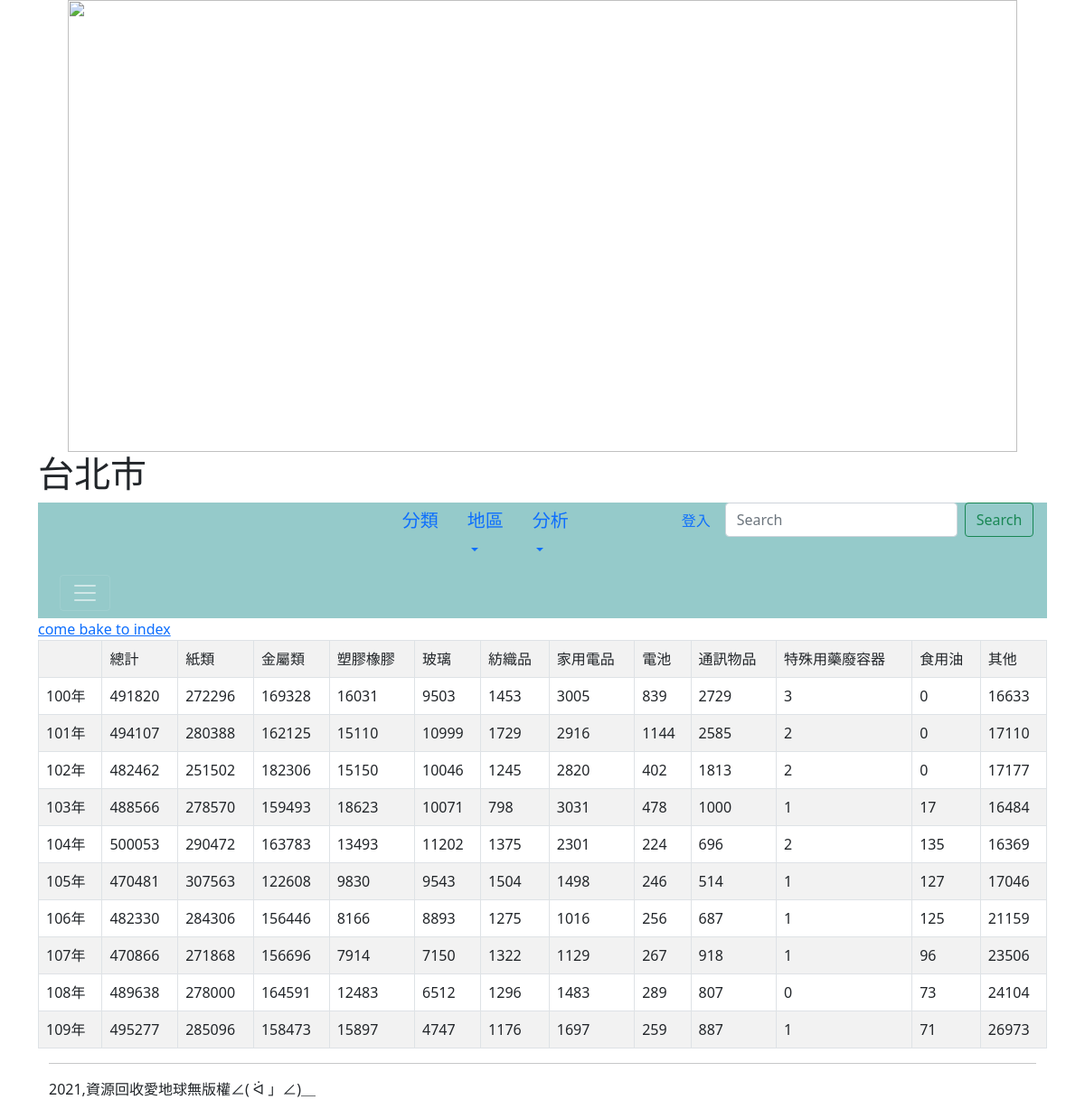
The app's page /taipei/ with its own data.
### mysite/models.py (models this page shows, shortened)
class Type(models.Model):
	年度 = models.CharField(max_length=200)
	地區 =models.CharField(max_length=200)
	總計 = models.PositiveIntegerField(default=0)
	紙類 = models.PositiveIntegerField(default=0)
	金屬類 = models.PositiveIntegerField(default=0)
	塑膠橡膠= models.PositiveIntegerField(default=0)
	玻璃 = models.PositiveIntegerField(default=0)
	紡織品 = models.PositiveIntegerField(default=0)
	家用電品 = models.PositiveIntegerField(default=0)
	電池 = models.PositiveIntegerField(default=0)
	通訊物品 = models.PositiveIntegerField(default=0)
	特殊用藥廢容器 = models.PositiveIntegerField(default=0)
	食用油 = models.PositiveIntegerField(default=0)
	其他 = models.PositiveIntegerField(default=0)

### mysite/views.py (the view)
# urls.py: path('taipei/',taipei),
def taipei(request):
	types=Type.objects.all()
	types3=Type.objects.filter(地區="臺北市")
	return render(request, "taipei.html", locals())

### templates/taipei.html (shortened to what this page needs)
{% extends "base.html" %}
{% block headmessage %} <h1>台北市</h1> {% endblock %}
{% block content %}
<a href="/">come bake to index</a><br>
<table class='table table-striped table-bordered'>
	<tr>
		<td>     </td>
		<td>總計</td>
		<td>紙類</td>
		<td>金屬類</td>
		<td>塑膠橡膠</td>
		<td>玻璃</td>
		<td>紡織品</td>
		<td>家用電品</td>
		<td>電池</td>
		<td>通訊物品</td>
		<td>特殊用藥廢容器</td>
		<td>食用油</td>
		<td>其他</td>
	</tr>
	{% for type in types3 %}
	<tr>
		<td>{{ type.年度 }}</td>
		<td>{{ type.總計 }}</td>
		<td>{{ type.紙類 }}</td>
		<td>{{ type.金屬類 }}</td>
		<td>{{ type.塑膠橡膠 }}</td>
		<td>{{ type.玻璃 }}</td>
		<td>{{ type.紡織品 }}</td>
		<td>{{ type.家用電品 }}</td>
		<td>{{ type.電池 }}</td>
		<td>{{ type.通訊物品 }}</td>
		<td>{{ type.特殊用藥廢容器 }}</td>
		<td>{{ type.食用油 }}</td>
		<td>{{ type.其他 }}</td>
	</tr>
	{% endfor %}
</table>
{% endblock %}

### records on screen
Type: 年度 "100年", 總計 "491820", 紙類 "272296", 金屬類 "169328", 塑膠橡膠 "16031", 玻璃 "9503", 紡織品 "1453", 家用電品 "3005", 電池 "839", 通訊物品 "2729", 特殊用藥廢容器 "3", 食用油 "0", 其他 "16633"
Type: 年度 "101年", 總計 "494107", 紙類 "280388", 金屬類 "162125", 塑膠橡膠 "15110", 玻璃 "10999", 紡織品 "1729", 家用電品 "2916", 電池 "1144", 通訊物品 "2585", 特殊用藥廢容器 "2", 食用油 "0", 其他 "17110"
Type: 年度 "102年", 總計 "482462", 紙類 "251502", 金屬類 "182306", 塑膠橡膠 "15150", 玻璃 "10046", 紡織品 "1245", 家用電品 "2820", 電池 "402", 通訊物品 "1813", 特殊用藥廢容器 "2", 食用油 "0", 其他 "17177"
Type: 年度 "103年", 總計 "488566", 紙類 "278570", 金屬類 "159493", 塑膠橡膠 "18623", 玻璃 "10071", 紡織品 "798", 家用電品 "3031", 電池 "478", 通訊物品 "1000", 特殊用藥廢容器 "1", 食用油 "17", 其他 "16484"
Type: 年度 "104年", 總計 "500053", 紙類 "290472", 金屬類 "163783", 塑膠橡膠 "13493", 玻璃 "11202", 紡織品 "1375", 家用電品 "2301", 電池 "224", 通訊物品 "696", 特殊用藥廢容器 "2", 食用油 "135", 其他 "16369"
Type: 年度 "105年", 總計 "470481", 紙類 "307563", 金屬類 "122608", 塑膠橡膠 "9830", 玻璃 "9543", 紡織品 "1504", 家用電品 "1498", 電池 "246", 通訊物品 "514", 特殊用藥廢容器 "1", 食用油 "127", 其他 "17046"
Type: 年度 "106年", 總計 "482330", 紙類 "284306", 金屬類 "156446", 塑膠橡膠 "8166", 玻璃 "8893", 紡織品 "1275", 家用電品 "1016", 電池 "256", 通訊物品 "687", 特殊用藥廢容器 "1", 食用油 "125", 其他 "21159"
Type: 年度 "107年", 總計 "470866", 紙類 "271868", 金屬類 "156696", 塑膠橡膠 "7914", 玻璃 "7150", 紡織品 "1322", 家用電品 "1129", 電池 "267", 通訊物品 "918", 特殊用藥廢容器 "1", 食用油 "96", 其他 "23506"
Type: 年度 "108年", 總計 "489638", 紙類 "278000", 金屬類 "164591", 塑膠橡膠 "12483", 玻璃 "6512", 紡織品 "1296", 家用電品 "1483", 電池 "289", 通訊物品 "807", 特殊用藥廢容器 "0", 食用油 "73", 其他 "24104"
Type: 年度 "109年", 總計 "495277", 紙類 "285096", 金屬類 "158473", 塑膠橡膠 "15897", 玻璃 "4747", 紡織品 "1176", 家用電品 "1697", 電池 "259", 通訊物品 "887", 特殊用藥廢容器 "1", 食用油 "71", 其他 "26973"
